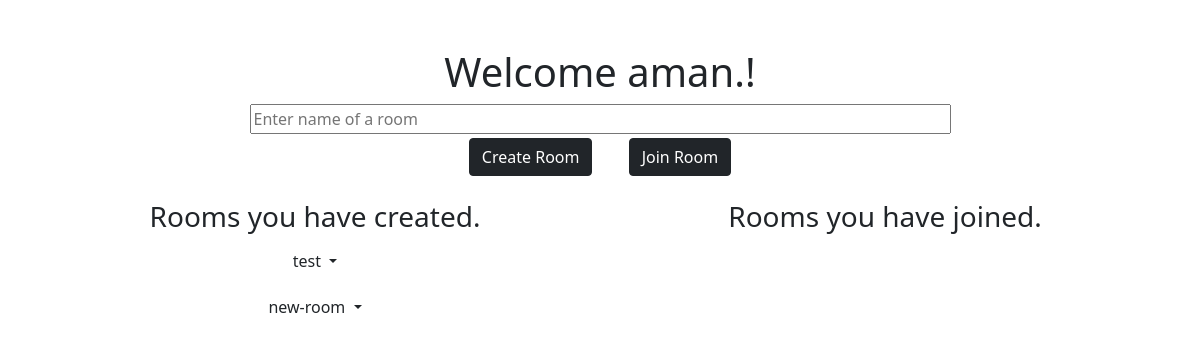
Page / (signed in) on the earlier database version.
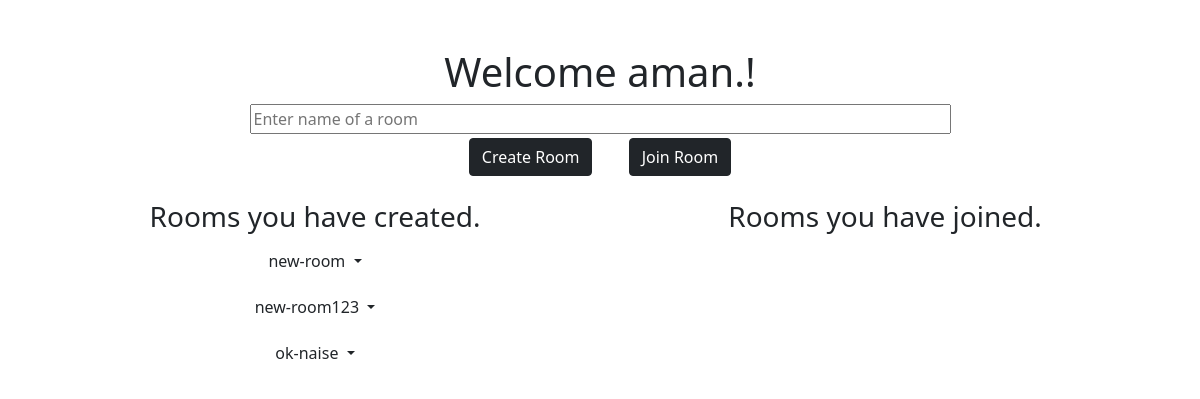
Same page on the later database version.
### main/models.py (models this page shows, shortened)
class Room(models.Model):
    room = models.SlugField(max_length=50, unique=True)
    user_admin = models.ForeignKey(User,on_delete=models.CASCADE)
    approved_users = models.ManyToManyField(User, related_name='approved_users', blank=True)
    pending_requests = models.ManyToManyField(User, related_name='pending_requests', blank=True)
    is_private = models.BooleanField(default=False)
    is_public = models.BooleanField(default=True)
    def __str__(self):
        return self.room

### main/views.py (the view)
# urls.py: path('', views.index, name='homepage'),
@login_required(login_url='login')
def index(request):
    rooms_created = Room.objects.filter(user_admin = request.user)
    user = User.objects.get(username = request.user.username)
    all_rooms_joined = user.approved_users.all()
    rooms_joined = []
    for room in all_rooms_joined:
        if room not in rooms_created:
            rooms_joined.append(room)
    return render(request,
                template_name = 'index.html',
                context={'rooms_created': rooms_created,
                        'rooms_joined': rooms_joined})

### main/templates/index.html (shortened to what this page needs)
{% extends 'base.html' %}
{% block body %}
<div class="container mt-5">
    <h1 class="text-center">Welcome {{request.user}}.!</h1>
    <div class="row">
        <div class="col-12 text-center">
            <input id="room-name-input" type="text" size="70" placeholder="Enter name of a room">
        </div>
    </div>
    <div class="row">
        <div class="col-12 text-center">
            <button type="button" id="create-chat-room" class="btn btn-dark mt-1 mx-3" data-toggle="modal" data-target="#ModalCenter">
                Create Room
            </button>
            <button type="button" id="join-chat-room" class="btn btn-dark mt-1 mx-3" onclick="joinRoom()">
                Join Room
            </button>
        </div>
    </div>
    <div class="row mt-4">
        <div class="col-md-6 col-sm-12">
            <h3 class='text-center'> Rooms you have created.</h3>
            {% for room in rooms_created %}
            <div class='text-center'>
                <div class="dropdown my-2">
                    <button class="btn dropdown-toggle" type="" id="dropdownMenuButton" data-toggle="dropdown" aria-haspopup="true" aria-expanded="false">
                      {{room}}
                    </button>
                  </div>
            </div>
            {% endfor %}
        </div>
        <div class="col-md-6 col-sm-12">
            <h3 class='text-center'>Rooms you have joined.</h3>
        </div>
    </div>
</div>
{% endblock body %}

Differences in the rows shown:
no longer on this page (row edited): Room: room "test"
added Room: room "new-room123"
added Room: room "ok-naise"
